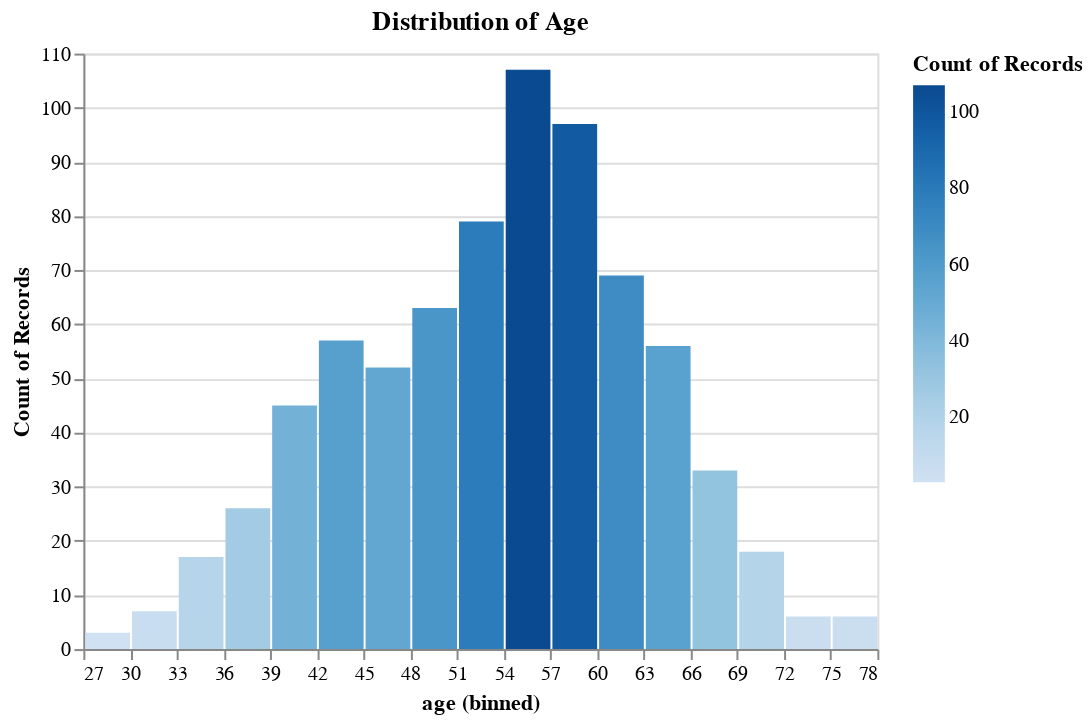

The notebook cell saved with this chart:
### Markdown cell above
## Exploratory Data Analysis

The code cell below displays the distribution of age in the dataset

### Code cell
bar = alt.Chart(heart).mark_bar().encode(
    alt.X("age", bin=alt.Bin(step=3)), alt.Y("count()"),
    color="count()").properties(title="Distribution of Age")
bar

### Figure 1 — Vega-Lite specification as saved in the notebook (floating-point values rounded to 4 significant figures; data arrays with more than 128 entries replaced by an {"elided": "..."} marker saying what was removed)
{"config": {"view": {"continuousWidth": 400, "continuousHeight": 300}}, "data": {"name": "data-9c5c541ff0505177026c42e372cebf79"}, "mark": "bar", "encoding": {"color": {"aggregate": "count", "type": "quantitative"}, "x": {"bin": {"step": 3}, "field": "age", "type": "quantitative"}, "y": {"aggregate": "count", "type": "quantitative"}}, "title": "Distribution of Age", "$schema": "https://vega.github.io/schema/vega-lite/v4.17.0.json", "datasets": {"data-9c5c541ff0505177026c42e372cebf79": {"elided": "741 records"}}}
